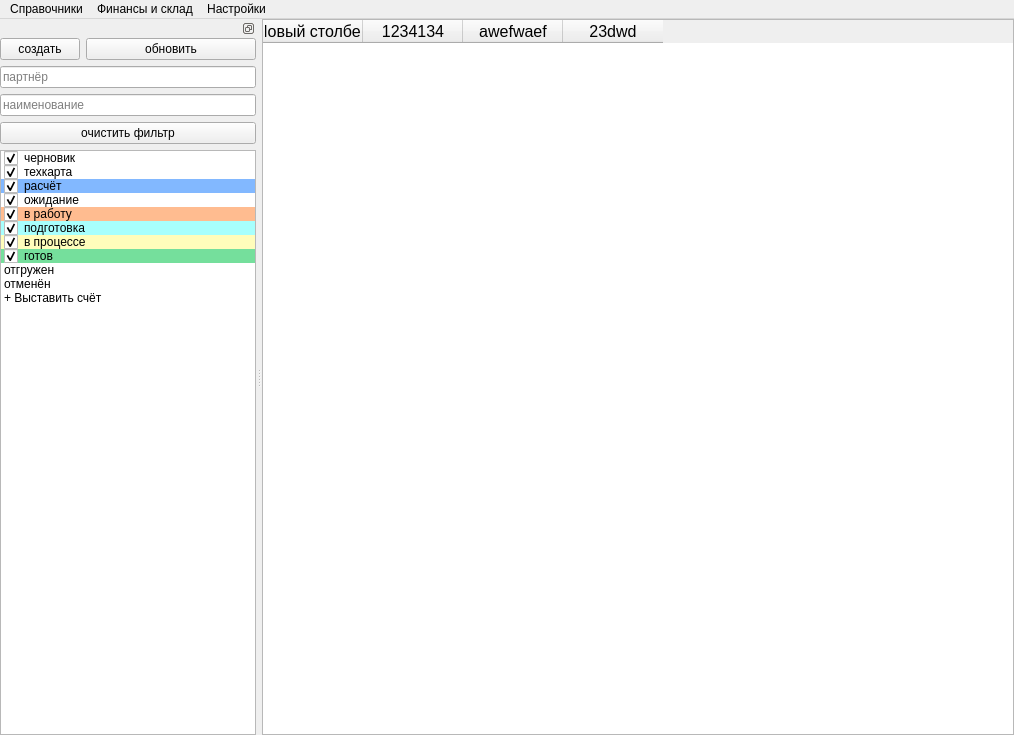
<?xml version="1.0" encoding="UTF-8"?>
<ui version="4.0">
 <class>MainWindow</class>
 <widget class="QMainWindow" name="MainWindow">
  <property name="geometry">
   <rect>
    <x>0</x>
    <y>0</y>
    <width>1014</width>
    <height>735</height>
   </rect>
  </property>
  <property name="palette">
   <palette>
    <active>
     <colorrole role="Highlight">
      <brush brushstyle="SolidPattern">
       <color alpha="255">
        <red>0</red>
        <green>120</green>
        <blue>215</blue>
       </color>
      </brush>
     </colorrole>
     <colorrole role="HighlightedText">
      <brush brushstyle="SolidPattern">
       <color alpha="255">
        <red>255</red>
        <green>255</green>
        <blue>255</blue>
       </color>
      </brush>
     </colorrole>
    </active>
    <inactive>
     <colorrole role="Highlight">
      <brush brushstyle="SolidPattern">
       <color alpha="255">
        <red>0</red>
        <green>120</green>
        <blue>215</blue>
       </color>
      </brush>
     </colorrole>
     <colorrole role="HighlightedText">
      <brush brushstyle="SolidPattern">
       <color alpha="255">
        <red>255</red>
        <green>255</green>
        <blue>255</blue>
       </color>
      </brush>
     </colorrole>
    </inactive>
    <disabled>
     <colorrole role="Highlight">
      <brush brushstyle="SolidPattern">
       <color alpha="255">
        <red>0</red>
        <green>120</green>
        <blue>215</blue>
       </color>
      </brush>
     </colorrole>
     <colorrole role="HighlightedText">
      <brush brushstyle="SolidPattern">
       <color alpha="255">
        <red>255</red>
        <green>255</green>
        <blue>255</blue>
       </color>
      </brush>
     </colorrole>
    </disabled>
   </palette>
  </property>
  <property name="windowTitle">
   <string>Заказы</string>
  </property>
  <property name="windowOpacity">
   <double>1.000000000000000</double>
  </property>
  <property name="layoutDirection">
   <enum>Qt::LeftToRight</enum>
  </property>
  <property name="styleSheet">
   <string notr="true"/>
  </property>
  <widget class="QWidget" name="centralwidget">
   <property name="styleSheet">
    <string notr="true">font-size: 10pt</string>
   </property>
   <layout class="QVBoxLayout" name="verticalLayout">
    <property name="spacing">
     <number>0</number>
    </property>
    <property name="leftMargin">
     <number>0</number>
    </property>
    <property name="topMargin">
     <number>0</number>
    </property>
    <property name="rightMargin">
     <number>0</number>
    </property>
    <property name="bottomMargin">
     <number>0</number>
    </property>
    <item>
     <widget class="QTabWidget" name="tabWidget">
      <property name="currentIndex">
       <number>0</number>
      </property>
      <property name="documentMode">
       <bool>true</bool>
      </property>
      <property name="tabBarAutoHide">
       <bool>true</bool>
      </property>
      <widget class="QWidget" name="tab">
       <property name="enabled">
        <bool>true</bool>
       </property>
       <attribute name="title">
        <string>заявки/продажи</string>
       </attribute>
       <layout class="QVBoxLayout" name="verticalLayout_2">
        <property name="leftMargin">
         <number>0</number>
        </property>
        <property name="topMargin">
         <number>0</number>
        </property>
        <property name="rightMargin">
         <number>0</number>
        </property>
        <property name="bottomMargin">
         <number>0</number>
        </property>
        <item>
         <widget class="QTableWidget" name="projectTable">
          <property name="palette">
           <palette>
            <active>
             <colorrole role="Highlight">
              <brush brushstyle="SolidPattern">
               <color alpha="255">
                <red>0</red>
                <green>120</green>
                <blue>215</blue>
               </color>
              </brush>
             </colorrole>
             <colorrole role="HighlightedText">
              <brush brushstyle="SolidPattern">
               <color alpha="255">
                <red>255</red>
                <green>255</green>
                <blue>255</blue>
               </color>
              </brush>
             </colorrole>
            </active>
            <inactive>
             <colorrole role="Highlight">
              <brush brushstyle="SolidPattern">
               <color alpha="255">
                <red>0</red>
                <green>120</green>
                <blue>215</blue>
               </color>
              </brush>
             </colorrole>
             <colorrole role="HighlightedText">
              <brush brushstyle="SolidPattern">
               <color alpha="255">
                <red>255</red>
                <green>255</green>
                <blue>255</blue>
               </color>
              </brush>
             </colorrole>
            </inactive>
            <disabled>
             <colorrole role="Highlight">
              <brush brushstyle="SolidPattern">
               <color alpha="255">
                <red>0</red>
                <green>120</green>
                <blue>215</blue>
               </color>
              </brush>
             </colorrole>
             <colorrole role="HighlightedText">
              <brush brushstyle="SolidPattern">
               <color alpha="255">
                <red>255</red>
                <green>255</green>
                <blue>255</blue>
               </color>
              </brush>
             </colorrole>
            </disabled>
           </palette>
          </property>
          <property name="contextMenuPolicy">
           <enum>Qt::DefaultContextMenu</enum>
          </property>
          <property name="toolTip">
           <string>Список заказов</string>
          </property>
          <property name="styleSheet">
           <string notr="true">QHeaderView::section{alternate-background-color: #FAFAFA;font-size:12pt;}</string>
          </property>
          <property name="editTriggers">
           <set>QAbstractItemView::NoEditTriggers</set>
          </property>
          <property name="alternatingRowColors">
           <bool>true</bool>
          </property>
          <property name="selectionMode">
           <enum>QAbstractItemView::ExtendedSelection</enum>
          </property>
          <property name="selectionBehavior">
           <enum>QAbstractItemView::SelectRows</enum>
          </property>
          <property name="textElideMode">
           <enum>Qt::ElideLeft</enum>
          </property>
          <property name="showGrid">
           <bool>false</bool>
          </property>
          <property name="gridStyle">
           <enum>Qt::NoPen</enum>
          </property>
          <property name="sortingEnabled">
           <bool>true</bool>
          </property>
          <attribute name="horizontalHeaderVisible">
           <bool>true</bool>
          </attribute>
          <attribute name="horizontalHeaderCascadingSectionResizes">
           <bool>false</bool>
          </attribute>
          <attribute name="horizontalHeaderHighlightSections">
           <bool>false</bool>
          </attribute>
          <attribute name="horizontalHeaderStretchLastSection">
           <bool>false</bool>
          </attribute>
          <attribute name="verticalHeaderVisible">
           <bool>false</bool>
          </attribute>
          <column>
           <property name="text">
            <string>Новый столбец</string>
           </property>
          </column>
          <column>
           <property name="text">
            <string>1234134</string>
           </property>
          </column>
          <column>
           <property name="text">
            <string>awefwaef</string>
           </property>
          </column>
          <column>
           <property name="text">
            <string>23dwd</string>
           </property>
          </column>
         </widget>
        </item>
       </layout>
      </widget>
     </widget>
    </item>
   </layout>
  </widget>
  <widget class="QMenuBar" name="menubar">
   <property name="geometry">
    <rect>
     <x>0</x>
     <y>0</y>
     <width>1014</width>
     <height>25</height>
    </rect>
   </property>
   <widget class="QMenu" name="menu_2">
    <property name="styleSheet">
     <string notr="true">font: 12pt &quot;Segoe UI&quot;;</string>
    </property>
    <property name="title">
     <string>Настройки</string>
    </property>
    <addaction name="settings_interface"/>
   </widget>
   <widget class="QMenu" name="menu_3">
    <property name="title">
     <string>Справочники</string>
    </property>
    <addaction name="lists_clients"/>
   </widget>
   <widget class="QMenu" name="menu">
    <property name="title">
     <string>Финансы и склад</string>
    </property>
    <addaction name="pays"/>
   </widget>
   <addaction name="menu_3"/>
   <addaction name="menu"/>
   <addaction name="menu_2"/>
  </widget>
  <widget class="QDockWidget" name="mainDock">
   <property name="toolTip">
    <string>Главная панель</string>
   </property>
   <property name="features">
    <set>QDockWidget::DockWidgetFloatable|QDockWidget::DockWidgetMovable</set>
   </property>
   <property name="allowedAreas">
    <set>Qt::LeftDockWidgetArea|Qt::RightDockWidgetArea</set>
   </property>
   <attribute name="dockWidgetArea">
    <number>1</number>
   </attribute>
   <widget class="QWidget" name="dockWidgetContents">
    <layout class="QVBoxLayout" name="verticalLayout_3">
     <property name="leftMargin">
      <number>0</number>
     </property>
     <property name="topMargin">
      <number>0</number>
     </property>
     <property name="rightMargin">
      <number>0</number>
     </property>
     <property name="bottomMargin">
      <number>0</number>
     </property>
     <item>
      <layout class="QFormLayout" name="formLayout">
       <item row="0" column="0">
        <widget class="QPushButton" name="newButton">
         <property name="toolTip">
          <string>Создать</string>
         </property>
         <property name="text">
          <string>создать</string>
         </property>
         <property name="icon">
          <iconset resource="../icons/resources.qrc">
           <normaloff>:/icons/description</normaloff>:/icons/description</iconset>
         </property>
        </widget>
       </item>
       <item row="0" column="1">
        <widget class="QPushButton" name="filterButton">
         <property name="toolTip">
          <string>Обновить список (F5)</string>
         </property>
         <property name="text">
          <string>обновить</string>
         </property>
         <property name="icon">
          <iconset resource="../icons/resources.qrc">
           <normaloff>:/icons/sync</normaloff>:/icons/sync</iconset>
         </property>
        </widget>
       </item>
      </layout>
     </item>
     <item>
      <widget class="QLineEdit" name="partnerEdit">
       <property name="toolTip">
        <string>Фильтр по имени партнёра</string>
       </property>
       <property name="placeholderText">
        <string>партнёр</string>
       </property>
       <property name="clearButtonEnabled">
        <bool>true</bool>
       </property>
      </widget>
     </item>
     <item>
      <widget class="QLineEdit" name="projectNameEdit">
       <property name="toolTip">
        <string>Фильтр по наменованию заказа</string>
       </property>
       <property name="placeholderText">
        <string>наименование</string>
       </property>
       <property name="clearButtonEnabled">
        <bool>true</bool>
       </property>
      </widget>
     </item>
     <item>
      <widget class="QPushButton" name="filterClearButton">
       <property name="toolTip">
        <string>Очистить фильтр</string>
       </property>
       <property name="text">
        <string>очистить фильтр</string>
       </property>
       <property name="icon">
        <iconset resource="../icons/resources.qrc">
         <normaloff>:/icons/filter</normaloff>:/icons/filter</iconset>
       </property>
      </widget>
     </item>
     <item>
      <widget class="QListWidget" name="filterList">
       <property name="toolTip">
        <string>Список фильтров</string>
       </property>
       <item>
        <property name="text">
         <string>черновик</string>
        </property>
        <property name="checkState">
         <enum>Checked</enum>
        </property>
        <property name="flags">
         <set>ItemIsDragEnabled|ItemIsUserCheckable|ItemIsEnabled</set>
        </property>
       </item>
       <item>
        <property name="text">
         <string>техкарта</string>
        </property>
        <property name="checkState">
         <enum>Checked</enum>
        </property>
        <property name="flags">
         <set>ItemIsDragEnabled|ItemIsUserCheckable|ItemIsEnabled</set>
        </property>
       </item>
       <item>
        <property name="text">
         <string>расчёт</string>
        </property>
        <property name="background">
         <brush brushstyle="SolidPattern">
          <color alpha="255">
           <red>130</red>
           <green>184</green>
           <blue>255</blue>
          </color>
         </brush>
        </property>
        <property name="checkState">
         <enum>Checked</enum>
        </property>
        <property name="flags">
         <set>ItemIsDragEnabled|ItemIsUserCheckable|ItemIsEnabled</set>
        </property>
       </item>
       <item>
        <property name="text">
         <string>ожидание</string>
        </property>
        <property name="checkState">
         <enum>Checked</enum>
        </property>
        <property name="flags">
         <set>ItemIsDragEnabled|ItemIsUserCheckable|ItemIsEnabled</set>
        </property>
       </item>
       <item>
        <property name="text">
         <string>в работу</string>
        </property>
        <property name="background">
         <brush brushstyle="SolidPattern">
          <color alpha="255">
           <red>255</red>
           <green>188</green>
           <blue>144</blue>
          </color>
         </brush>
        </property>
        <property name="checkState">
         <enum>Checked</enum>
        </property>
        <property name="flags">
         <set>ItemIsDragEnabled|ItemIsUserCheckable|ItemIsEnabled</set>
        </property>
       </item>
       <item>
        <property name="text">
         <string>подготовка</string>
        </property>
        <property name="background">
         <brush brushstyle="SolidPattern">
          <color alpha="255">
           <red>167</red>
           <green>255</green>
           <blue>253</blue>
          </color>
         </brush>
        </property>
        <property name="checkState">
         <enum>Checked</enum>
        </property>
        <property name="flags">
         <set>ItemIsDragEnabled|ItemIsUserCheckable|ItemIsEnabled</set>
        </property>
       </item>
       <item>
        <property name="text">
         <string>в процессе</string>
        </property>
        <property name="background">
         <brush brushstyle="SolidPattern">
          <color alpha="255">
           <red>255</red>
           <green>253</green>
           <blue>187</blue>
          </color>
         </brush>
        </property>
        <property name="checkState">
         <enum>Checked</enum>
        </property>
        <property name="flags">
         <set>ItemIsDragEnabled|ItemIsUserCheckable|ItemIsEnabled</set>
        </property>
       </item>
       <item>
        <property name="text">
         <string>готов</string>
        </property>
        <property name="background">
         <brush brushstyle="SolidPattern">
          <color alpha="255">
           <red>117</red>
           <green>223</green>
           <blue>156</blue>
          </color>
         </brush>
        </property>
        <property name="checkState">
         <enum>Checked</enum>
        </property>
        <property name="flags">
         <set>ItemIsDragEnabled|ItemIsUserCheckable|ItemIsEnabled</set>
        </property>
       </item>
       <item>
        <property name="text">
         <string>отгружен</string>
        </property>
        <property name="checkState">
         <enum>Unchecked</enum>
        </property>
        <property name="flags">
         <set>ItemIsDragEnabled|ItemIsUserCheckable|ItemIsEnabled</set>
        </property>
       </item>
       <item>
        <property name="text">
         <string>отменён</string>
        </property>
        <property name="checkState">
         <enum>Unchecked</enum>
        </property>
        <property name="flags">
         <set>ItemIsDragEnabled|ItemIsUserCheckable|ItemIsEnabled</set>
        </property>
       </item>
       <item>
        <property name="text">
         <string>+ Выставить счёт</string>
        </property>
        <property name="checkState">
         <enum>Unchecked</enum>
        </property>
        <property name="flags">
         <set>ItemIsDragEnabled|ItemIsUserCheckable|ItemIsEnabled</set>
        </property>
       </item>
      </widget>
     </item>
    </layout>
   </widget>
  </widget>
  <action name="lists_clients">
   <property name="text">
    <string>Партнёры</string>
   </property>
  </action>
  <action name="settings_interface">
   <property name="text">
    <string>Интерфейс</string>
   </property>
  </action>
  <action name="connect_connection">
   <property name="text">
    <string>Подключиться к БД</string>
   </property>
  </action>
  <action name="lists_statuses">
   <property name="text">
    <string>Статусы</string>
   </property>
  </action>
  <action name="pays">
   <property name="text">
    <string>Входящие платежи</string>
   </property>
  </action>
 </widget>
 <tabstops>
  <tabstop>newButton</tabstop>
  <tabstop>filterButton</tabstop>
  <tabstop>partnerEdit</tabstop>
  <tabstop>projectNameEdit</tabstop>
  <tabstop>filterClearButton</tabstop>
  <tabstop>filterList</tabstop>
  <tabstop>projectTable</tabstop>
  <tabstop>tabWidget</tabstop>
 </tabstops>
 <resources>
  <include location="../icons/resources.qrc"/>
 </resources>
 <connections/>
</ui>
